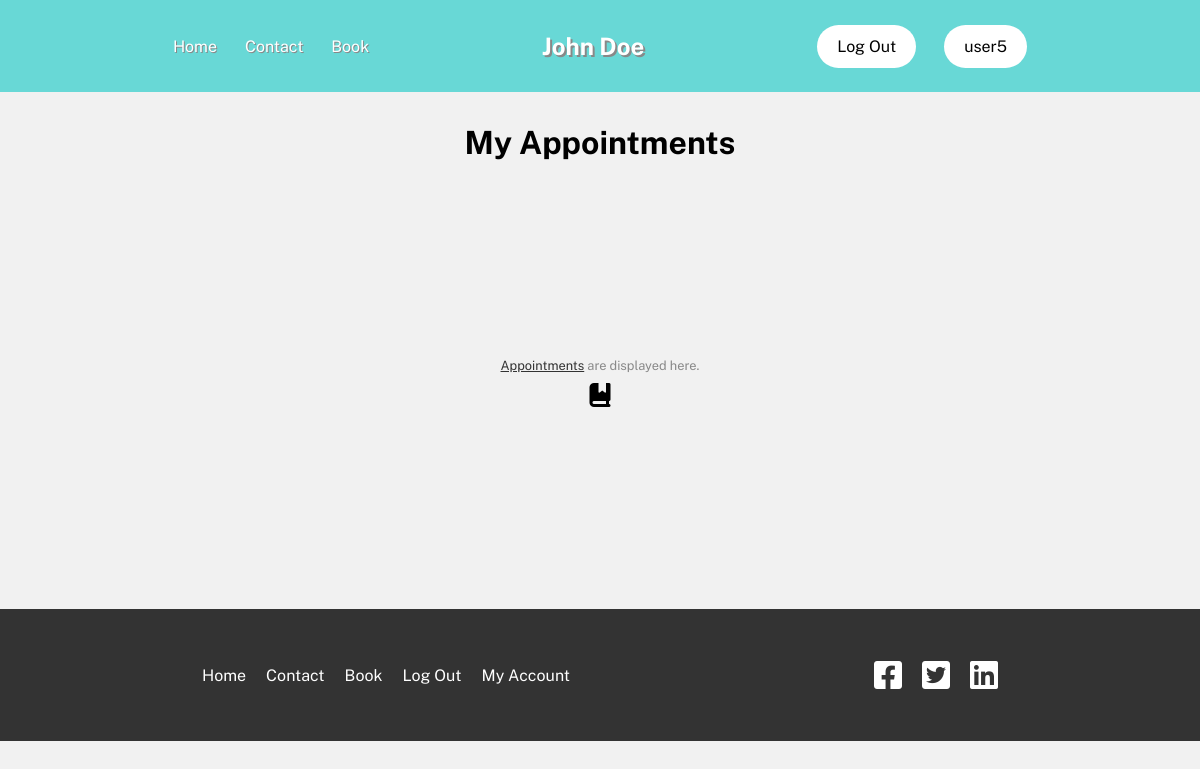
The app's page /myaccount/ (signed in), older data.
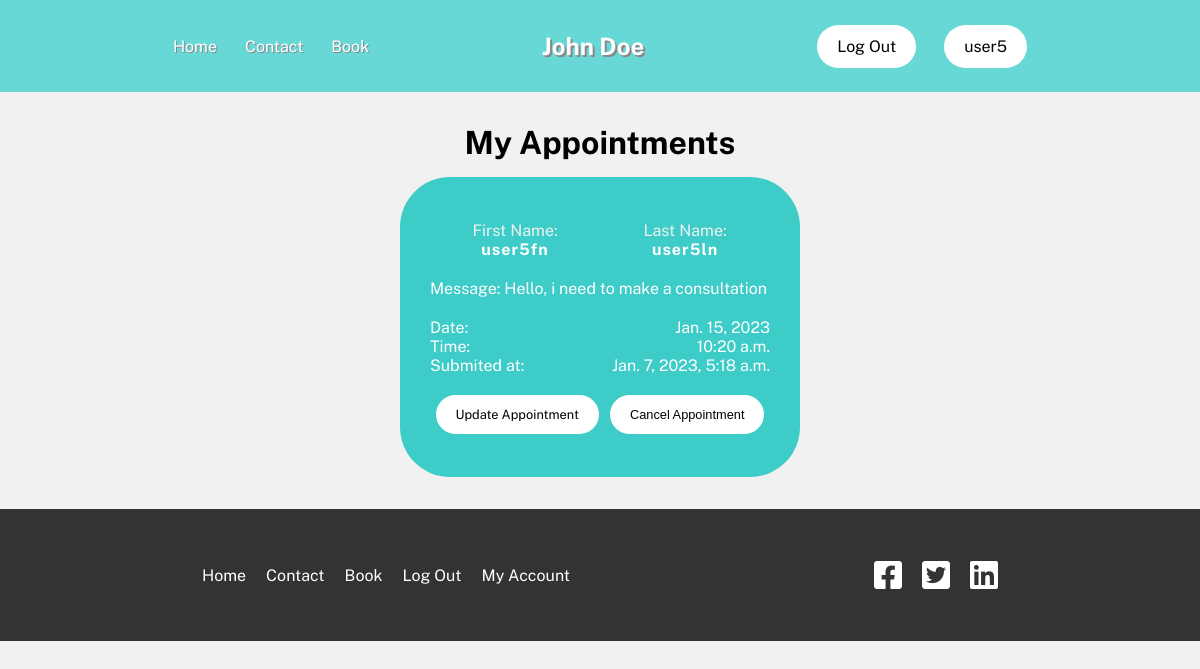
The same page, newer data.
### core/models.py (models this page shows)
class Appointment(models.Model):
	username = models.ForeignKey(User, on_delete=models.CASCADE, null=True, blank=True)
	first_name = models.CharField(max_length=30)
	last_name = models.CharField(max_length=30)
	email = models.EmailField(max_length=255)
	message = models.TextField(max_length=255)
	created_at = models.DateTimeField(auto_now_add=True)
	date = models.DateField(blank=True, null=True)
	time = models.TimeField(blank=True, null=True)

### core/views.py (the view)
# urls.py: path('myaccount/', myaccount, name='myaccount'),
def myaccount(request):
	userappointment = Appointment.objects.filter(username=request.user)
	if request.user.is_superuser:
		return redirect('dashboard')
	if request.method == 'POST':
		userappointment.delete()
		return redirect('myaccount')
	return render(request, 'myaccount.html', {'userappointment':userappointment})

### core/templates/myaccount.html (shortened to what this page needs)
{% extends 'base.html' %}
{% block main %}
<h1 style="text-align:center">My Appointments</h1>
<section class="appointments">
{% if userappointment %}
	{% for appointment in userappointment %}
		<div class="appointment">
			<div>
				<p>First Name: <span>{{appointment.first_name}}</span></p>
				<p>Last Name: <span>{{appointment.last_name}}</span></p>
			</div>
			<p>Message: {{appointment.message}}</p>
			<ul>
				<li>Date: <span>{{appointment.date}}</span></li>
				<li>Time: <span>{{appointment.time}}</span></li>
				<li>Submited at: <span>{{appointment.created_at}}</span></li>
			</ul>
			<section class="actions">
				<a href="{% url 'update' appointment.pk %}" class="btn">Update Appointment</a>
				<form action="{% url 'delete' appointment.pk %}" method="post">
					<button class="btn">Cancel Appointment</button>
				</form>
			</section>
		</div>
	{% endfor %}
{% else %}
	<div class="empty">
		<p class="subtle"><a href="{% url 'bookpage' %}">Appointments</a> are displayed here.</p>
		<div class="django-link">
			<i class="fa-solid fa-book-bookmark"></i>
		</div>
	</div>
{% endif %}
</section>
{% endblock %}

### core/templates/base.html (shortened to what this page needs)
<!DOCTYPE html>
<html lang="en">
{% load static %}
<head>
	<link rel="stylesheet" href="https://cdnjs.cloudflare.com/ajax/libs/font-awesome/6.2.0/css/all.min.css" />
    <link rel="stylesheet" href="{% static 'style.css' %}">
</head>
<body>
	<nav id="navbar">
		<div class="navlinks">
			<a href="/">Home</a>
			<a href="{% url 'contact' %}">Contact</a>
			<a href="{% url 'bookpage' %}">Book</a>
		</div>
		<h1 class="title" id="title">John Doe</h1>
		<div class="log">
			{% if request.user.is_authenticated %}
				<a href="{% url 'logout' %}" class="btn">Log Out</a>
				{% if request.user.is_superuser %}
				<a href="{% url 'dashboard' %}" class="btn">Dashboard</a>
				{% else %}
				<a href="{% url 'myaccount' %}" class="btn">{{ request.user.username }}</a>
				{% endif %}
			{% else %}
				<a href="{% url 'login' %}" class="btn">Log In</a>
				<a href="{% url 'signup' %}" class="btn">Sign Up</a>
			{% endif %}
		</div>
	</nav>
	<main>
	{% block main %}
	{% endblock %}
	</main>
</body>
<footer>
	<div class="footerlinks">
		<a href="/">Home</a>
		<a href="{% url 'contact' %}">Contact</a>
		<a href="{% url 'bookpage' %}">Book</a>
		{% if request.user.is_authenticated %}
			<a href="{% url 'logout' %}">Log Out</a>
			{% if request.user.is_superuser %}
			<a href="{% url 'dashboard' %}">Dashboard</a>
			{% else %}
			<a href="{% url 'myaccount' %}">My Account</a>
			{% endif %}
		{% else %}
			<a href="{% url 'login' %}">Log In</a>
			<a href="{% url 'signup' %}">Sign Up</a>
		{% endif %}
	</div>
	<div class="footerlinks">
		<a href="#"><i class="fa-brands fa-square-facebook"></i></a>
		<a href="#"><i class="fa-brands fa-square-twitter"></i></a>
		<a href="#"><i class="fa-brands fa-linkedin"></i></a>
	</div>
</footer>
</html>

### core/static/style.css (style rules this page uses)
* { margin: 0; padding: 0; box-sizing: border-box; }
:root { font-family: 'PublicSans', sans-serif; font-size: 16px; --a: #07beb8; --b: #3dccc7; --c: #68d8d6; --d: #9ceaef; --e: #c4fff9; --err: #b21e35; --val: #93e5ab; }
a { color: #333; text-decoration: none; }
li { list-style-type: none; }
.btn { padding: 12px 20px; border-radius: 30px; background: #fff; color: #000; cursor: pointer; border: none; }
body { background: #f1f1f1; }
nav { width: 100%; padding: 2rem 0; display: flex; align-items: center; justify-content: space-evenly; background: var(--c); margin-bottom: 2rem; }
.title { color: #fff; text-shadow: 2px 2px #888; position: relative; }
nav a:not(.btn) { color: #fff;text-shadow: 1px 1px #888; position: relative; }
.navlinks a,.log a { margin: 0 12px; }
footer { width: 100%; display: flex; align-items: center; justify-content: space-around; flex-wrap: wrap; background: #333; padding: 50px; margin-top: 2rem; }
.footerlinks { display: flex; align-items: center; justify-content: center; gap: 20px; flex-wrap: wrap; }
.footerlinks a { color: #fff; }
.footerlinks i { font-size: 2rem; }
.appointments { width: 100%; display: flex; align-items: center; justify-content: space-evenly; flex-wrap: wrap; padding-top: 1rem; gap: 1rem; }
.appointment { width: 400px; height: 300px; padding: 30px; border-radius: 50px; background: var(--b); color: #fff; display: flex; flex-direction: column; align-items: start; justify-content: center; gap: 20px; }
.appointment div { width: 100%; display: flex; align-items: center; justify-content: space-around; }
.appointment div p { width: 100%; display: flex; align-items: center; justify-content: center; flex-direction: column; color: #f1f1f1; }
.appointment div p span { color: #fff; font-weight: 700; letter-spacing: 1px; }
.appointment ul { width: 100%; }
.appointment ul li { width: 100%; display: flex; align-items: center; justify-content: space-between; }
.actions { display: flex; width: 100%; align-items: center; justify-content: space-around; }
.actions .btn { font-size: .8rem; text-align: center; }

Row changes from the older to the newer data that the page shows:
added Appointment: first_name "user5fn", last_name "user5ln", message "Hello, i need to make a consultation", date "Jan. 15, 2023", time "10:20 a.m.", created_at "Jan. 7, 2023, 5:18 a.m."
Text that changed along with them:
text no longer shown: "Appointments are displayed here."
